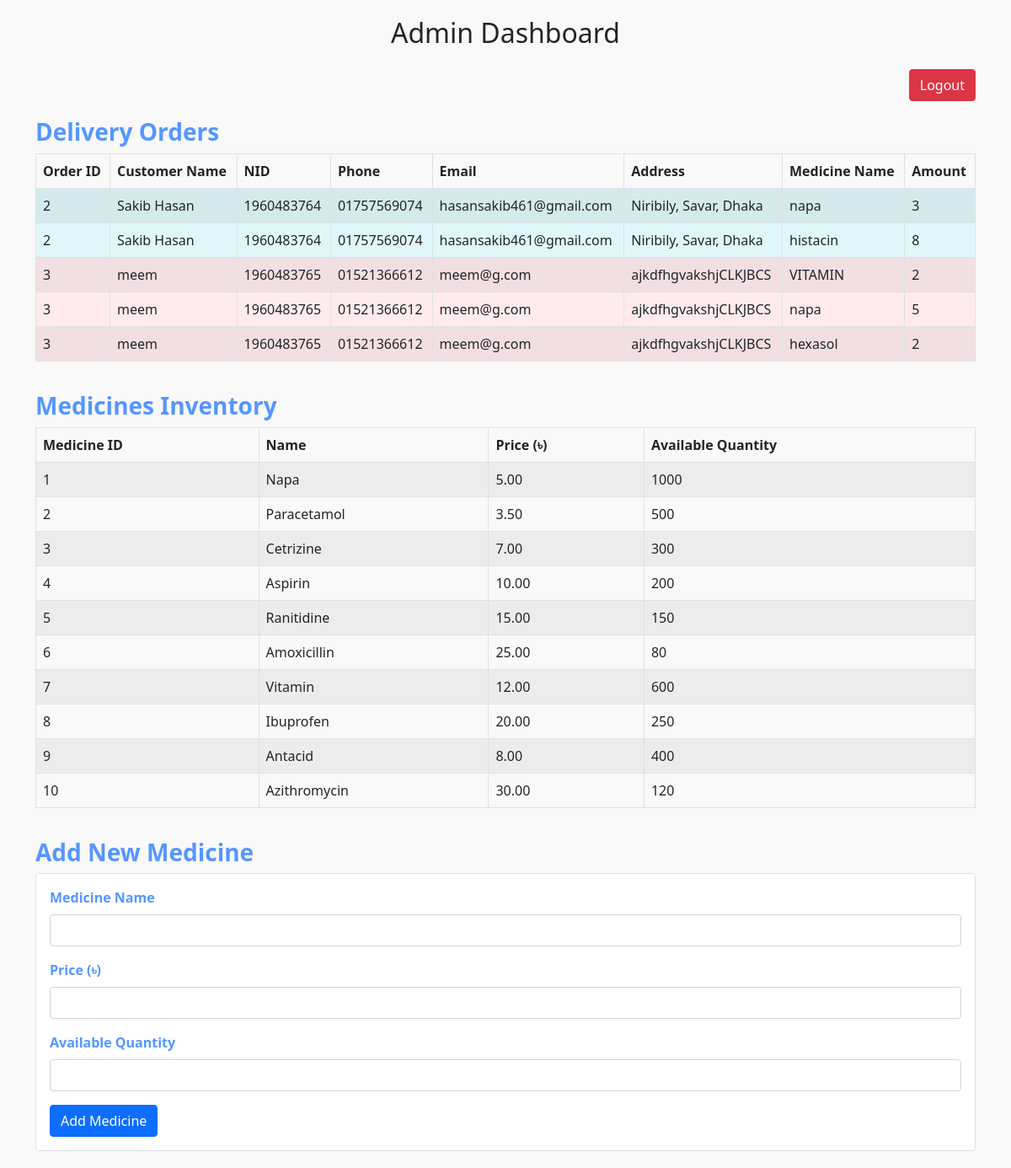
The page /admin_dashboard.php (signed in) on the database its author committed.
### tables this page shows
CREATE TABLE `OrderMedicines` (
  `id` int(11) NOT NULL,
  `order_id` int(11) DEFAULT NULL,
  `medicine_name` varchar(255) DEFAULT NULL,
  `amount` int(11) DEFAULT NULL
);

CREATE TABLE `HomeDelivery` (
  `id` int(11) NOT NULL,
  `hname` varchar(255) DEFAULT NULL,
  `nid` varchar(20) DEFAULT NULL,
  `phone` varchar(20) DEFAULT NULL,
  `email` varchar(255) DEFAULT NULL,
  `haddress` text DEFAULT NULL
);

CREATE TABLE `Medicines` (
  `id` int(11) NOT NULL,
  `name` varchar(255) DEFAULT NULL,
  `price` decimal(10,2) DEFAULT NULL,
  `available_quantity` int(11) DEFAULT NULL,
  `is_most_ordered` tinyint(1) DEFAULT 0
);

### admin_dashboard.php (the view, shortened to what this page needs)
<?php
require 'db_connection.php';
$deliveryOrders = $conn->query("
    SELECT HomeDelivery.id AS order_id, hname, nid, phone, email, haddress, medicine_name, amount
    FROM HomeDelivery
    JOIN OrderMedicines ON HomeDelivery.id = OrderMedicines.order_id
    ORDER BY order_id
");
$medicines = $conn->query("SELECT * FROM Medicines");
?>
<!DOCTYPE html>
<html lang="en">
<head>
    <link href="https://cdn.jsdelivr.net/npm/bootstrap@5.0.2/dist/css/bootstrap.min.css" rel="stylesheet">
</head>
<body>
<div class="container">
    <h2 class="text-center mb-4">Admin Dashboard</h2>
    <div class="text-end mb-3">
        <a href="logout.php" class="btn btn-danger">Logout</a>
    </div>
    <section id="delivery_orders">
        <h3 class="section-title">Delivery Orders</h3>
        <div class="table-responsive">
            <table class="table table-bordered table-striped table-grouped">
                <thead>
                    <tr>
                        <th>Order ID</th>
                        <th>Customer Name</th>
                        <th>NID</th>
                        <th>Phone</th>
                        <th>Email</th>
                        <th>Address</th>
                        <th>Medicine Name</th>
                        <th>Amount</th>
                    </tr>
                </thead>
                <tbody>
                    <?php while ($order = $deliveryOrders->fetch_assoc()): ?>
                        <tr data-order-id="<?php echo htmlspecialchars($order['order_id']); ?>">
                            <td><?php echo htmlspecialchars($order['order_id']); ?></td>
                            <td><?php echo htmlspecialchars($order['hname']); ?></td>
                            <td><?php echo htmlspecialchars($order['nid']); ?></td>
                            <td><?php echo htmlspecialchars($order['phone']); ?></td>
                            <td><?php echo htmlspecialchars($order['email']); ?></td>
                            <td><?php echo htmlspecialchars($order['haddress']); ?></td>
                            <td><?php echo htmlspecialchars($order['medicine_name']); ?></td>
                            <td><?php echo htmlspecialchars($order['amount']); ?></td>
                        </tr>
                    <?php endwhile; ?>
                </tbody>
            </table>
        </div>
    </section>
    <section id="medicine_inventory">
        <h3 class="section-title">Medicines Inventory</h3>
        <div class="table-responsive">
            <table class="table table-bordered table-striped">
                <thead>
                    <tr>
                        <th>Medicine ID</th>
                        <th>Name</th>
                        <th>Price (৳)</th>
                        <th>Available Quantity</th>
                    </tr>
                </thead>
                <tbody>
                    <?php while ($medicine = $medicines->fetch_assoc()): ?>
                        <tr>
                            <td><?php echo htmlspecialchars($medicine['id']); ?></td>
                            <td><?php echo htmlspecialchars($medicine['name']); ?></td>
                            <td><?php echo htmlspecialchars($medicine['price']); ?></td>
                            <td><?php echo htmlspecialchars($medicine['available_quantity']); ?></td>
                        </tr>
                    <?php endwhile; ?>
                </tbody>
            </table>
        </div>
    </section>
    <section id="add_medicine">
        <h3 class="section-title">Add New Medicine</h3>
        <form action="admin_dashboard.php" method="POST" class="p-3 border rounded bg-white">
            <div class="mb-3">
                <label for="name" class="form-label">Medicine Name</label>
                <input type="text" id="name" name="name" class="form-control" required>
            </div>
            <div class="mb-3">
                <label for="price" class="form-label">Price (৳)</label>
                <input type="number" id="price" name="price" class="form-control" step="0.01" required>
            </div>
            <div class="mb-3">
                <label for="quantity" class="form-label">Available Quantity</label>
                <input type="number" id="quantity" name="quantity" class="form-control" required>
            </div>
            <button type="submit" name="add_medicine" class="btn btn-primary">Add Medicine</button>
        </form>
    </section>
</div>
</body>
</html>

### admin_dashboard.php (style rules this page uses)
body { background-color: #f9f9f9; padding: 20px; }
.section-title { color: #5596FF; font-weight: bold; margin-top: 20px; }
.table-grouped tbody tr[data-order-id] { transition: background-color 0.3s; }
.form-label { font-weight: bold; color: #5596FF; }

### rows shown on the page
ordermedicines: order "2", order.hname "Sakib Hasan", order.nid "1960483764", order.phone "01757569074", order.email "hasansakib461@gmail.com", order.haddress "Niribily, Savar, Dhaka", medicine_name "napa", amount "3"
ordermedicines: order "2", order.hname "Sakib Hasan", order.nid "1960483764", order.phone "01757569074", order.email "hasansakib461@gmail.com", order.haddress "Niribily, Savar, Dhaka", medicine_name "histacin", amount "8"
ordermedicines: order "3", order.hname "meem", order.nid "1960483765", order.phone "01521366612", order.email "meem@g.com", order.haddress "ajkdfhgvakshjCLKJBCS", medicine_name "VITAMIN", amount "2"
ordermedicines: order "3", order.hname "meem", order.nid "1960483765", order.phone "01521366612", order.email "meem@g.com", order.haddress "ajkdfhgvakshjCLKJBCS", medicine_name "napa", amount "5"
ordermedicines: order "3", order.hname "meem", order.nid "1960483765", order.phone "01521366612", order.email "meem@g.com", order.haddress "ajkdfhgvakshjCLKJBCS", medicine_name "hexasol", amount "2"
medicines: id "1", name "Napa", price "5.00", available_quantity "1000"
medicines: id "2", name "Paracetamol", price "3.50", available_quantity "500"
medicines: id "3", name "Cetrizine", price "7.00", available_quantity "300"
medicines: id "4", name "Aspirin", price "10.00", available_quantity "200"
medicines: id "5", name "Ranitidine", price "15.00", available_quantity "150"
medicines: id "6", name "Amoxicillin", price "25.00", available_quantity "80"
medicines: id "7", name "Vitamin", price "12.00", available_quantity "600"
medicines: id "8", name "Ibuprofen", price "20.00", available_quantity "250"
medicines: id "9", name "Antacid", price "8.00", available_quantity "400"
medicines: id "10", name "Azithromycin", price "30.00", available_quantity "120"
